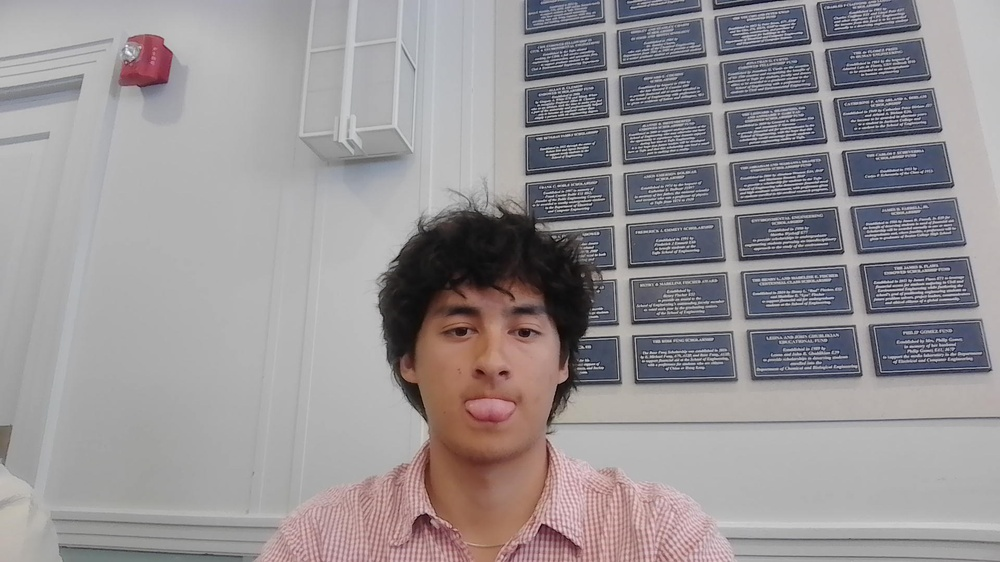
#> input picture hi.jpg, 1000 x 562 px, shrunk from 1920 x 1080 before the run
$ python grayscale_image.py hi.jpg out.png
#> lines starting #> are read from the running program, lines starting #| are printed output that depends on the picture
"""Convert a local image file to grayscale using OpenCV.

Usage:
    python grayscale_image.py <input_path> [output_path]

If output_path is omitted, the grayscale image is saved next to the input
file, named after it with a "_grayscale" suffix.
"""

import sys
from pathlib import Path

import cv2


def default_output_path(input_path: Path) -> Path:
    return input_path.with_name(f"{input_path.stem}_grayscale{input_path.suffix}")


def main():
    if len(sys.argv) < 2:
        print(__doc__)
        sys.exit(1)

    input_path = Path(sys.argv[1])
    output_path = Path(sys.argv[2]) if len(sys.argv) > 2 else default_output_path(input_path)

    image = cv2.imread(str(input_path))
#> image is the input picture: shape (562, 1000, 3); mean B, G, R 148.4, 146, 150.6
    if image is None:
        raise FileNotFoundError(f"Could not read image: {input_path}")

    grayscale = cv2.cvtColor(image, cv2.COLOR_BGR2GRAY)
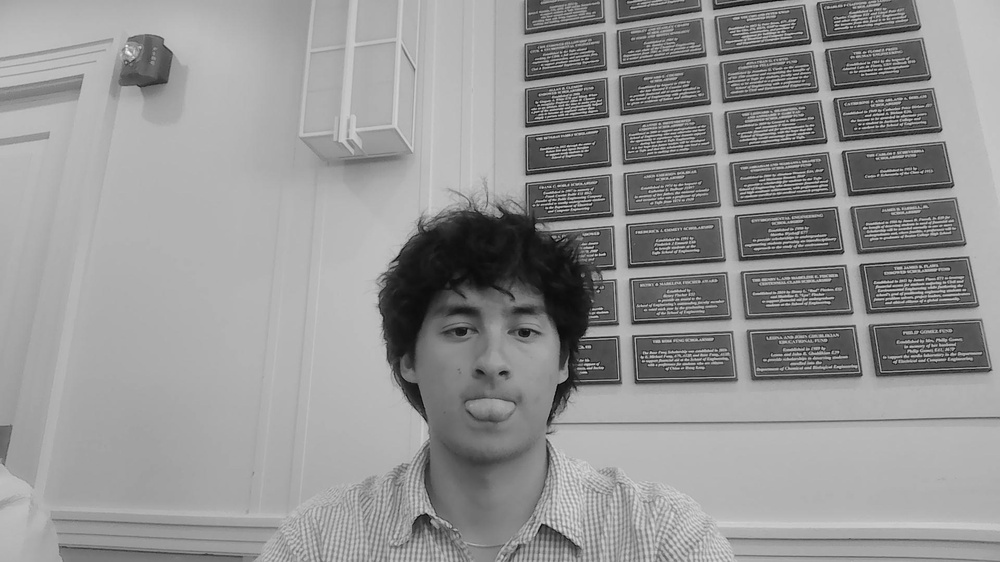
#> grayscale: shape (562, 1000); min 1, max 254, mean 147.6
    cv2.imwrite(str(output_path), grayscale)

    print(f"Saved grayscale image to {output_path}")


if __name__ == "__main__":
    main()
